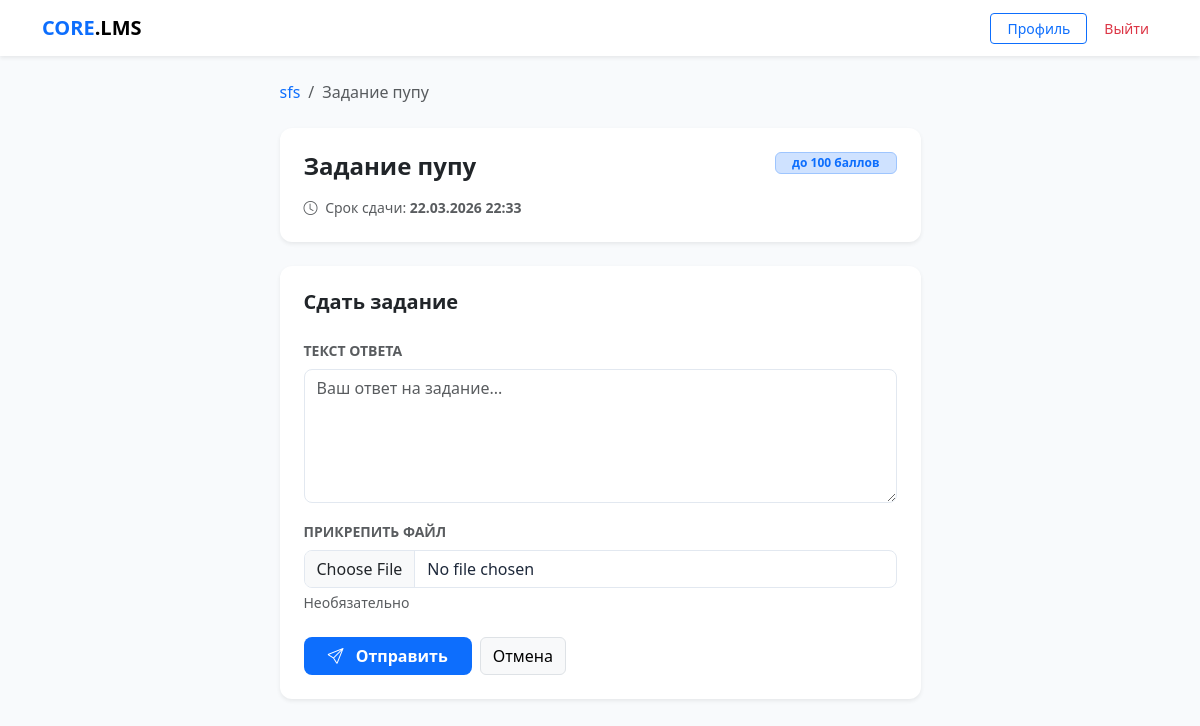
The app's page /assignment/1/submit/ (signed in) with its own data.
### core/models.py (models this page shows, shortened)
class Assignment(models.Model):
    block = models.OneToOneField(ContentBlock, on_delete=models.CASCADE, related_name='assignment')
    description = models.TextField(blank=True)
    max_score = models.PositiveIntegerField(default=100)
    deadline = models.DateTimeField(null=True, blank=True)

class ContentBlock(models.Model):
    BLOCK_TYPES = (
        ('text', 'Текст'),
        ('file', 'Файл/Медиа'),
        ('quiz', 'Тест'),
        ('assignment', 'Задание'),
    )
    course = models.ForeignKey(Course, on_delete=models.CASCADE, related_name='blocks')
    section = models.ForeignKey('Section', on_delete=models.SET_NULL,
                                null=True, blank=True, related_name='blocks')
    title = models.CharField(max_length=255)
    block_type = models.CharField(max_length=20, choices=BLOCK_TYPES)
    content_text = models.TextField(blank=True, null=True)
    content_file = models.FileField(upload_to='course_contents/', blank=True, null=True)
    content_quiz = models.ForeignKey(Quiz, on_delete=models.SET_NULL, blank=True, null=True,
                                     related_name='blocks')
    order = models.PositiveIntegerField(default=0)

class Course(models.Model):
    title = models.CharField(max_length=255)
    description = models.TextField(blank=True)
    author = models.ForeignKey(CustomUser, on_delete=models.CASCADE, related_name='authored_courses')
    groups = models.ManyToManyField(Group, related_name='available_courses', blank=True)
    created_at = models.DateTimeField(auto_now_add=True)
    available_from = models.DateTimeField(null=True, blank=True,
        help_text='Дата открытия курса. Пусто — доступен сразу.')
    available_until = models.DateTimeField(null=True, blank=True,
        help_text='Дата закрытия курса. Пусто — бессрочно.')
    allow_self_enroll = models.BooleanField(default=False,
        help_text='Разрешить студентам подключаться по коду доступа')
    access_code = models.CharField(max_length=32, blank=True, null=True,
        help_text='Код для самостоятельного подключения к курсу')

### core/views.py (the view)
# urls.py: path('assignment/<int:assignment_id>/submit/', views.submit_assignment, name='submit_assignment'),
@login_required
def submit_assignment(request, assignment_id):
    assignment = get_object_or_404(
        Assignment.objects.select_related('block__course'),
        id=assignment_id,
    )
    course = assignment.block.course
    existing = Submission.objects.filter(
        assignment=assignment, student=request.user).first()
    if request.method == 'POST':
        if existing:
            form = SubmissionForm(request.POST, request.FILES, instance=existing)
        else:
            form = SubmissionForm(request.POST, request.FILES)
        if form.is_valid():
            from django.utils import timezone
            sub = form.save(commit=False)
            sub.assignment = assignment
            sub.student = request.user
            sub.status = 'submitted'
            sub.score = None
            sub.graded_at = None
            if assignment.deadline and timezone.now() > assignment.deadline:
                sub.is_late = True
            else:
                sub.is_late = False
            sub.save()
            messages.success(request, 'Задание отправлено на проверку.')
            return redirect('course_detail', course_id=course.id)
    else:
        form = SubmissionForm(instance=existing)
    return render(request, 'core/submit_assignment.html', {
        'form': form,
        'assignment': assignment,
        'existing': existing,
        'course': course,
    })

### core/forms.py
class SubmissionForm(forms.ModelForm):
    class Meta:
        model = Submission
        fields = ['text', 'file']
        widgets = {
            'text': forms.Textarea(attrs={'class': 'form-control', 'rows': 5,
                                          'placeholder': 'Ваш ответ на задание...'}),
            'file': forms.FileInput(attrs={'class': 'form-control'}),
        }
        labels = {
            'text': 'Текст ответа',
            'file': 'Прикрепить файл',
        }

### core/templates/core/submit_assignment.html (shortened to what this page needs)
{% extends "core/base.html" %}
{% block content %}
<div class="row justify-content-center">
    <div class="col-md-7">
        <nav aria-label="breadcrumb" class="mb-4">
            <ol class="breadcrumb">
                <li class="breadcrumb-item">
                    <a href="{% url 'course_detail' course.id %}"
                       class="text-decoration-none">{{ assignment.block.course.title }}</a>
                </li>
                <li class="breadcrumb-item active">{{ assignment.block.title }}</li>
            </ol>
        </nav>
        <div class="card border-0 shadow-sm mb-4">
            <div class="card-body p-4">
                <div class="d-flex justify-content-between align-items-start mb-3">
                    <h4 class="fw-bold mb-0">{{ assignment.block.title }}</h4>
                    <span class="badge bg-primary-subtle text-primary border border-primary-subtle px-3">
                        до {{ assignment.max_score }} баллов
                    </span>
                </div>
                {% if assignment.deadline %}
                <div class="mt-3 small text-muted">
                    <i class="bi bi-clock me-1"></i>
                    Срок сдачи: <strong>{{ assignment.deadline|date:"d.m.Y H:i" }}</strong>
                </div>
                {% endif %}
            </div>
        </div>
        <div class="card border-0 shadow-sm">
            <div class="card-body p-4">
                <h5 class="fw-bold mb-4">
                    {% if existing %}Обновить ответ{% else %}Сдать задание{% endif %}
                </h5>
                <form method="post" enctype="multipart/form-data">
                    <div class="mb-3">
                        <label class="form-label small fw-bold text-muted">ТЕКСТ ОТВЕТА</label>
                        {{ form.text }}
                    </div>
                    <div class="mb-4">
                        <label class="form-label small fw-bold text-muted">ПРИКРЕПИТЬ ФАЙЛ</label>
                        {{ form.file }}
                        <div class="form-text">Необязательно</div>
                    </div>
                    <div class="d-flex gap-2">
                        <button type="submit" class="btn btn-primary px-4 fw-semibold">
                            <i class="bi bi-send me-2"></i>
                            {% if existing %}Обновить{% else %}Отправить{% endif %}
                        </button>
                        <a href="{% url 'course_detail' course.id %}"
                           class="btn btn-light border">Отмена</a>
                    </div>
                </form>
            </div>
        </div>
    </div>
</div>
{% endblock %}

### core/templates/core/base.html (style rules this page uses)
:root { --bg-body: #f8fafc; --bg-card: #ffffff; --border-color: #e2e8f0; --accent: #0d6efd; --text-main: #1e293b; }
body { background-color: var(--bg-body); color: var(--text-main); font-family: 'Segoe UI', system-ui, sans-serif; }
input, textarea, select, .form-control { background-color: #ffffff !important; color: #1e293b !important; border: 1px solid var(--border-color) !important; border-radius: 8px !important; }
.card { background-color: var(--bg-card); border: 0; border-radius: 12px; box-shadow: 0 1px 3px rgba(0,0,0,0.05); }
.btn-primary { background-color: var(--accent); border: none; border-radius: 8px; }

### records on screen
Assignment: block.course "sfs", block "Задание пупу", max_score "100", deadline "22.03.2026 22:33"
